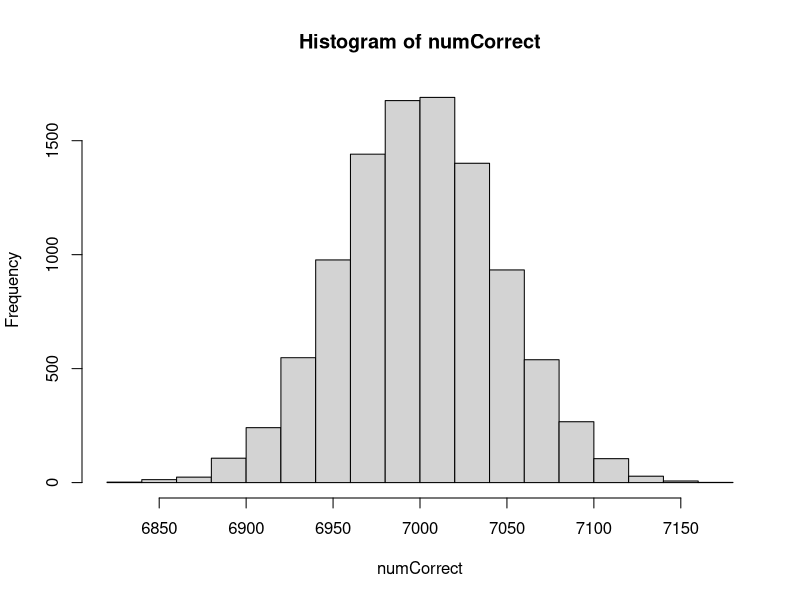

Write the R code that produced this figure.

# P(Know) = p
# P(NOT KNOW) = q
# P(NOT Correct) = 1 - 1/m
# P(Correct | Know) = 1
# P(Correct | NOT Know) = 1 /m 

#P(Correct) = P(K and C) + P(notK and C)
# P(Correct) = P(K) * P(C|K) + P(notK) * P(C | notK)
# P(Correct) = p*1 + q * 1/m = (mp + q)/m



# 0 means does not know correct answer with probability (1-p = q)
# 1 means knows correct answer with probability p 
# replace = T

# Finding P(C | K)
prob.Know <- 0.6
n <- 100 # samples ize (sample of 100 students
student.sample <- sample(c(0, 1), size=n, replace=TRUE, 
                         prob=c(1 - prob.Know, prob.Know ))
student.sample
sim.prob.Correct.GivenKnow <- sum(student.sample == 1) / n
sim.prob.Correct.GivenKnow


# now finding P(C | notK)
prob.NotKnow <- 1 - prob.Know
student.sample <- sample(c(0, 1), size=n, replace=TRUE, 
                         prob=c(prob.Know, prob.NotKnow))
sim.prob.Correct.Given.NotKnow <- sum(student.sample == 1) / n
sim.prob.Correct.Given.NotKnow

# so now P(C) = P(K)*P(C|K) and P(notK)*P(C|notK)
sim.prob.Correct = prob.Know * sim.prob.Correct.GivenKnow + 
      prob.NotKnow * sim.prob.Correct.Given.NotKnow
sim.prob.Correct


# theoretical answer
# P(C) = (mp + q)/m = (4 * 0.60 + 0.4) / 4 = 0.70




# SOLUTION PRAC
# simulate 10000 trials of 100 students
# simsum is a variable which will store the number of 
# correct answers out of a 100 for 10000 samples
numCorrect<-0 
# set parameter values
probKnow <-0.6 # prob that student knows answer = P(K) = p
N <- 10000 # sample size of students
m <- 4

simSize = 10000

probTheoryCorrect = probKnow*1 + (1-probKnow)/m
listTheoryProbCorrects = replicate(simSize, probTheoryCorrect)
listProbCorrects <- 0


for (i in 1:simSize){
      # generate sample of N students who KNOW THE CORRECT ANSWER = numKnow
      student.sample<-sample(c(0,1),size=N, replace = T,
                        prob=c((1-probKnow),probKnow))
      numKnow <- sum(student.sample) # total number who know the answer
      
      probCorrectGivenNotKnow <- 1/m # P(C | not Know) = 1/m = 1/4
      guess.sample<-sample(c(0,1),size= N - numKnow, replace = T,
                           prob=c((1-probCorrectGivenNotKnow),
                                  probCorrectGivenNotKnow))
      numCorrectGivenNotKnow <- sum(guess.sample) # total number who guessed correctly
      
      numCorrect[i] <- numKnow + numCorrectGivenNotKnow
      
      #probCorrectGivenKnow = 1
      probCorrect = (numKnow + numCorrectGivenNotKnow) / N 
      #probTheoryCorrect = probKnow*1 + (1-probKnow)/m
      listProbCorrects[i] <- probCorrect
}
hist(numCorrect)

#cbind(listTheoryProbCorrects, listProbCorrects)
